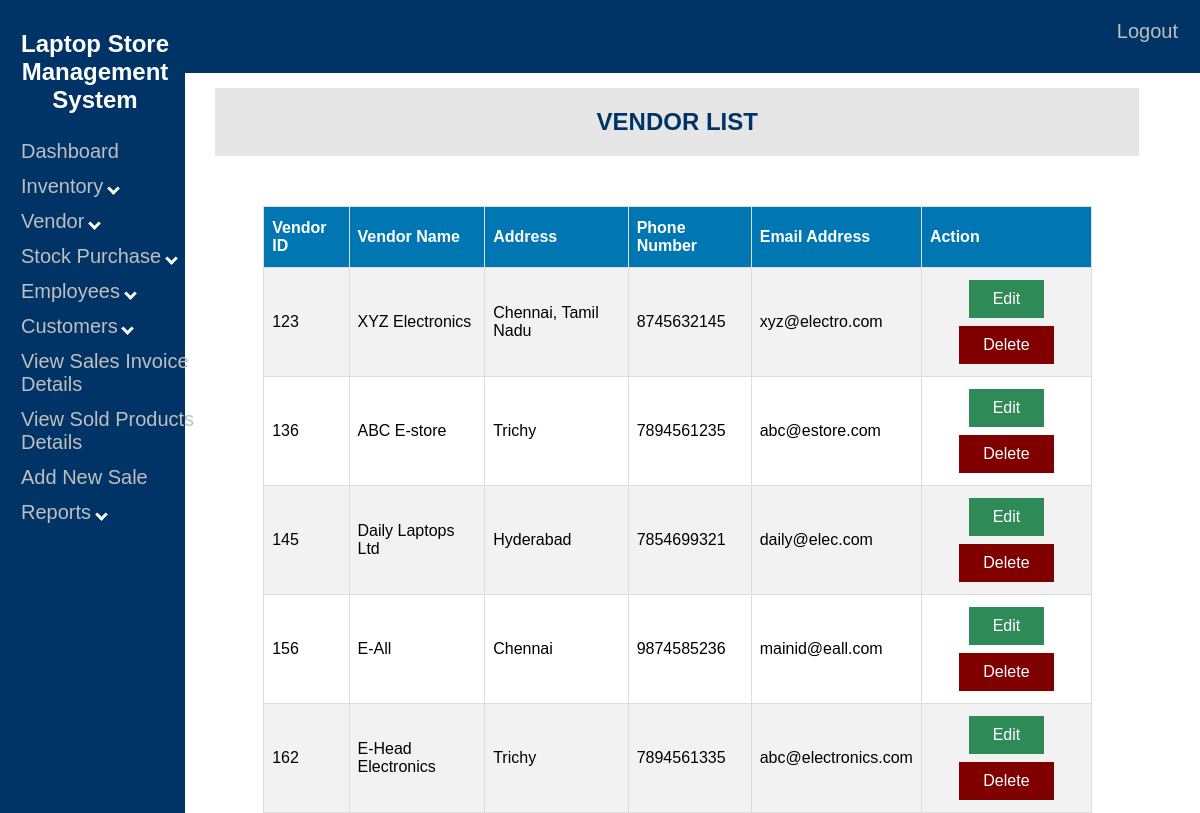
The page /Laptop/vendor-view.php on the database its author committed.
### tables this page shows
CREATE TABLE `vendor` (
  `VEN_ID` decimal(3,0) NOT NULL,
  `VEN_NAME` varchar(25) NOT NULL,
  `VEN_ADD` varchar(30) NOT NULL,
  `VEN_PHNO` decimal(10,0) NOT NULL,
  `VEN_MAIL` varchar(40) NOT NULL
);

### Laptop/vendor-view.php (the view, shortened to what this page needs)
<!DOCTYPE html>
<html>
<head>
<link rel="stylesheet" type="text/css" href="table1.css">
<link rel="stylesheet" type="text/css" href="nav2.css">
<head>
</head>
<body>
<div class="sidenav">
			<h2 style="font-family:Arial; color:white; text-align:center;"> Laptop Store Management System </h2>
			<a href="adminmainpage.php">Dashboard</a>
			<button class="dropdown-btn">Inventory
			<i class="down"></i>
			</button>
			<button class="dropdown-btn">Vendor
			<i class="down"></i>
			</button>
			<button class="dropdown-btn">Stock Purchase
			<i class="down"></i>
			</button>
			<button class="dropdown-btn">Employees
			<i class="down"></i>
			</button>
			<button class="dropdown-btn">Customers
			<i class="down"></i>
			</button>
			<a href="sales-view.php">View Sales Invoice Details</a>
			<a href="salesitems-view.php">View Sold Products Details</a>
			<a href="pos1.php">Add New Sale</a>
			<button class="dropdown-btn">Reports
			<i class="down"></i>
			</button>
	</div>
	<div class="topnav">
		<a href="logout.php">Logout</a>
	</div>
	<center>
	<div class="head">
	<h2> VENDOR LIST</h2>
	</div>
	</center>
	<table align="right" id="table1" style="margin-right:100px;">
		<tr>
			<th>Vendor ID</th>
			<th>Vendor Name</th>
			<th>Address</th>
			<th>Phone Number</th>
			<th>Email Address</th>
			<th>Action</th>
		</tr>
	<?php
	include "config.php";
	$sql = "SELECT ven_id,ven_name,ven_add,ven_phno,ven_mail FROM vendor";
	$result = $conn->query($sql);
	if ($result->num_rows > 0) {
	while($row = $result->fetch_assoc()) {
	echo "<tr>";
		echo "<td>" . $row["ven_id"]. "</td>";
		echo "<td>" . $row["ven_name"] . "</td>";
		echo "<td>" . $row["ven_add"]. "</td>";
		echo "<td>" . $row["ven_phno"]. "</td>";
		echo "<td>" . $row["ven_mail"]. "</td>";
		echo "<td align=center>";
		echo "<a class='button1 edit-btn' href=vendor-update.php?id=".$row['ven_id'].">Edit</a>";
		echo "<a class='button1 del-btn' href=vendor-delete.php?id=".$row['ven_id'].">Delete</a>";
		echo "</td>";
	echo "</tr>";
	}
	echo "</table>";
	}
	?>
</body>
</html>

### Laptop/table1.css (style rules this page uses)
#table1 { font-family: Arial; border-collapse: collapse; margin-top:50px; margin-right:25px; width: 70%; overflow:auto; }
#table1 td, #table1 th { border: 1px solid #ddd; padding: 8px; }
#table1 tr:nth-child(even) { background-color: #f2f2f2; }
#table1 th { padding-top: 12px; padding-bottom: 12px; text-align: left; background-color: #0077b3; color: white; }
.button1 { border:none; color: white; padding: 10px 24px; text-align: center; text-decoration: none; display: inline-block; margin: 4px 2px; cursor: pointer; }
.edit-btn { background-color:#2E8B57; }
.del-btn { background-color:#800000; }

### Laptop/nav2.css (style rules this page uses)
.sidenav { height: 100%; width: 15%; position: fixed; z-index: 1; top: 0; left: 0; background-color: #003366; padding-top: 10px; padding-left:5px; font-family:Arial; }
.sidenav a,.dropdown-btn { padding: 6px 8px 6px 16px; text-decoration: none; font-size: 20px; color: #bfbfbf; display: block; border: none; background: none; width: 100%; text-align: left; cursor: pointer; outline: none; }
i { border: solid white; border-width: 0 3px 3px 0; display: inline-block; padding: 3px; }
.down { transform: rotate(45deg); -webkit-transform: rotate(45deg); }
.topnav { overflow: hidden; background-color: #003366; margin:0px; vertical-align:top; width: 100%; height:9%; position: fixed; x-index: 1; top: 0; left: 0; }
.topnav a { float: right; text-align: center; padding: 20px 22px; text-decoration: none; font-size: 20px; font-family:Arial; color: #bfbfbf; display: block; border: none; background: none; cursor: pointer; outline: none; }
div.head { width:78%; font-family:Arial; background-color:#e6e6e6; color:#003366; float:right; margin-top:80px; margin-right:53px; margin-left:0px; top: 0; right: 0; overflow:hidden; }

### rows shown on the page
vendor: VEN_ID "123", VEN_NAME "XYZ Electronics", VEN_ADD "Chennai, Tamil Nadu", VEN_PHNO "8745632145", VEN_MAIL "xyz@electro.com"
vendor: VEN_ID "136", VEN_NAME "ABC E-store", VEN_ADD "Trichy", VEN_PHNO "7894561235", VEN_MAIL "abc@estore.com"
vendor: VEN_ID "145", VEN_NAME "Daily Laptops Ltd", VEN_ADD "Hyderabad", VEN_PHNO "7854699321", VEN_MAIL "daily@elec.com"
vendor: VEN_ID "156", VEN_NAME "E-All", VEN_ADD "Chennai", VEN_PHNO "9874585236", VEN_MAIL "mainid@eall.com"
vendor: VEN_ID "162", VEN_NAME "E-Head Electronics", VEN_ADD "Trichy", VEN_PHNO "7894561335", VEN_MAIL "abc@electronics.com"
